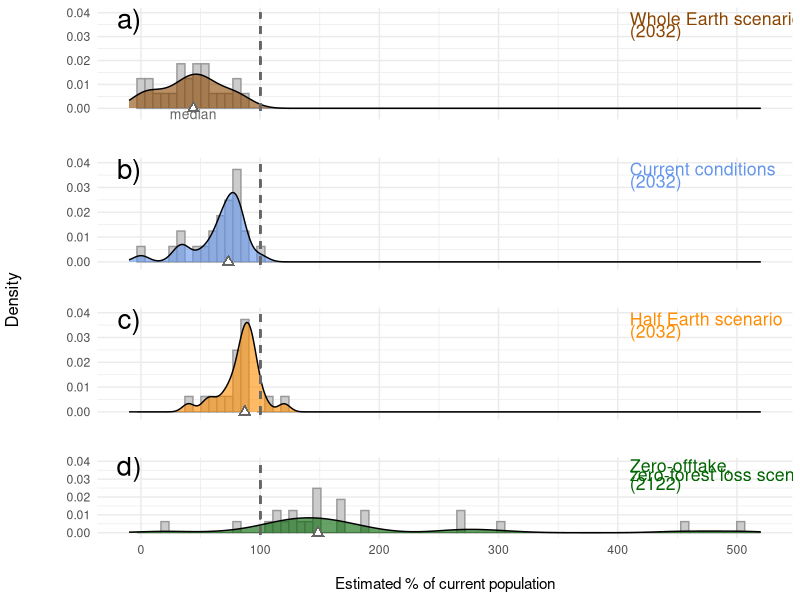
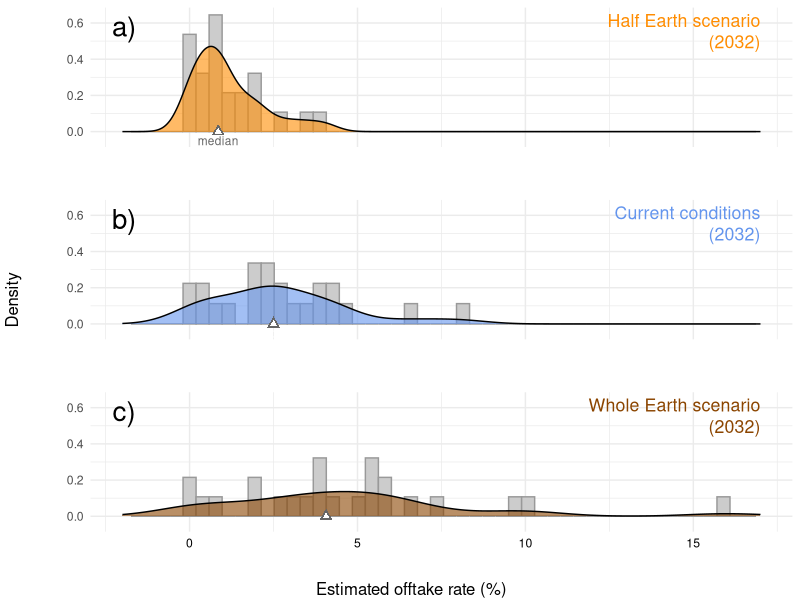
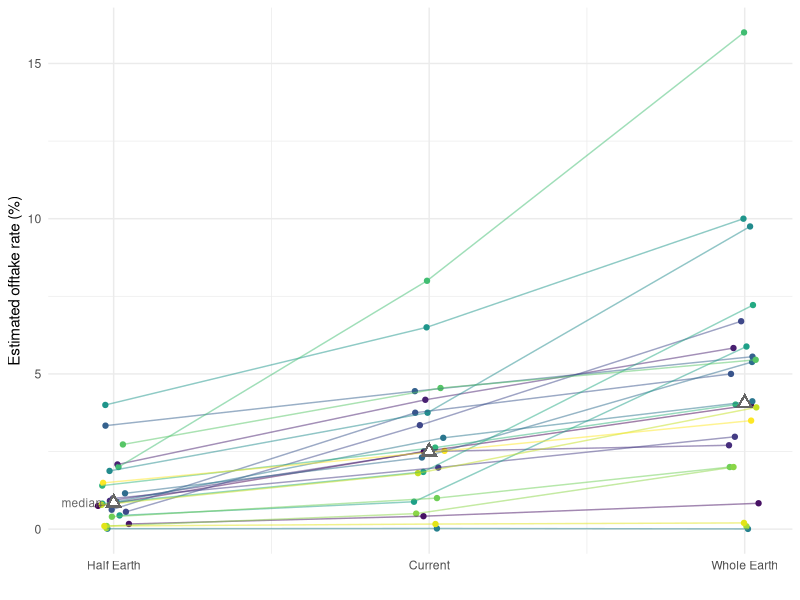

Reproduce these figures in R, in order.
## ---- chunk 1

library(tidyverse)
library(ggpubr)

## ---- chunk 2

d <- read_csv("data/data-2022-03-23.csv")
d <- d %>%
     pivot_longer(cols = -Names, names_to = 'Expert') %>%
     pivot_wider(names_from = Names, values_from = value)

## ---- chunk 3

# Absolute numbers quite variable:
mean(d$pop_current)
range(d$pop_current)
mean(d$offtake_current, na.rm = TRUE)
range(d$offtake_current, na.rm = TRUE)

# Relative effects broadly consistent, e.g.,
range(d$pop_2032_WE - d$pop_2032_current)
range(d$pop_2032_HE - d$pop_2032_current) 
range(d$offtake_WE - d$offtake_current, na.rm = TRUE) 
range(d$offtake_HE - d$offtake_current, na.rm = TRUE)

## ---- chunk 4

d$per_left_nochange <- 100 * d$pop_2032_current/d$pop_current
median(d$per_left_nochange)
range(d$per_left_nochange)

d$offtake_rate_current <- 100 * (d$offtake_current / d$pop_current)
median(d$offtake_rate_current, na.rm = TRUE)
range(d$offtake_rate_current, na.rm = TRUE)

## ---- chunk 5

d$per_left_HE       <- 100 * d$pop_2032_HE/d$pop_current
median(d$per_left_HE)
range(d$per_left_HE)

d$offtake_rate_HE      <- 100 * (d$offtake_HE / d$pop_current)
median(d$offtake_rate_HE)
range(d$offtake_rate_HE)

## ---- chunk 6

d$per_left_WE       <- 100 * d$pop_2032_WE/d$pop_current
median(d$per_left_WE)
range(d$per_left_WE)

d$offtake_rate_WE      <- 100 * (d$offtake_WE / d$pop_current)
median(d$offtake_rate_WE)
range(d$offtake_rate_WE)

## ---- chunk 7

d$per_2122          <- 100 * d$pop_2122/d$pop_current
median(d$per_2122)
range(d$per_2122)

## ---- chunk 8

col.NC <- "cornflowerblue"
col.HE <- "darkorange"
col.WE <- "darkorange4"
col.DR <- "darkgreen"

d$per_left_HE       <- 100 * d$pop_2032_HE/d$pop_current
d$per_left_nochange <- 100 * d$pop_2032_current/d$pop_current
d$per_left_WE       <- 100 * d$pop_2032_WE/d$pop_current
d$per_2122          <- 100 * d$pop_2122/d$pop_current

p1 <-ggplot(d, aes(x = per_left_WE)) +
     geom_histogram(aes(y = ..density..), bins = 80,
                    col = "gray60", fill = "gray80") +
     geom_density(alpha = 0.6, fill = col.WE) +
     geom_point(aes(x=median(per_left_WE), y=0), 
                pch = 17, colour = "gray40", size = 3) +
     geom_point(aes(x=median(per_left_WE), y=0), 
                pch = 17, colour = "white", size = 1.5) +
     geom_segment(aes(x = 100, y = -0.001,
                      xend = 100, yend = 0.04),
                      color = "gray40", lty = 2, lwd = 0.65) +
     xlab("") +
     ylab("\n") + 
     scale_x_continuous(limits = c(-10, 520),
                        breaks = c(0, 100, 200, 300, 400, 500)) +
     scale_y_continuous(limits =c(-0.0025, 0.04),
                        breaks = c(0, 0.01, 0.02, 0.03, 0.04)) +
     theme_minimal() +
     theme(axis.text.x = element_blank()) +
     annotate(geom = "text", x = 410, y = 0.0375, cex = 4.5,
              hjust = 0, label = "Whole Earth scenario", col = col.WE) +
     annotate(geom = "text", x = 410, y = 0.0325, cex = 4.5,
              hjust = 0,label = "(2032)", col = col.WE) +
     annotate(geom = "text", x = median(d$per_left_WE), y = -0.0025, 
              cex = 3.5, label = "median", col = "gray40") +
     annotate(geom = "text", x = -10, y = 0.0375, 
              cex = 7, label = "a)", col = "black")
    
p2 <- ggplot(d, aes(x = per_left_nochange)) +
     geom_histogram(aes(y = ..density..), bins = 80,
                    col = "gray60", fill = "gray80") +
     geom_density(alpha = 0.6, fill = col.NC) +
     geom_segment(aes(x = 100, y = -0.001,
                      xend = 100, yend = 0.04),
                      color = "gray40", lty = 2, lwd = 0.65) +    
     geom_point(aes(x = median(per_left_nochange), y = 0), 
                pch = 17, colour="gray40", size = 3) +
     geom_point(aes(x = median(per_left_nochange), y = 0), 
                pch = 17, colour="white", size = 1.5) +
     xlab("") +
     ylab("\n") + 
     scale_x_continuous(limits = c(-10, 520),
                        breaks = c(0, 100, 200, 300, 400, 500)) +
     scale_y_continuous(limits =c(-0.001, 0.04),
                        breaks = c(0, 0.01, 0.02, 0.03, 0.04)) +
     theme_minimal() +
     theme(axis.text.x = element_blank()) +
     annotate(geom = "text", x = 410, y = 0.0375, cex = 4.5,
              hjust = 0, label = "Current conditions", col = col.NC) +
     annotate(geom = "text", x = 410, y = 0.0325, cex = 4.5,
              hjust = 0, label = "(2032)", col = col.NC)+
     annotate(geom = "text", x = -10, y = 0.0375, 
             cex = 7, label = "b)", col = "black")

p3 <- ggplot(d, aes(x = per_left_HE)) +
     geom_histogram(aes(y = ..density..), bins = 80,
                    col = "gray60", fill = "gray80") +
     geom_density(alpha = 0.6, fill = col.HE) +
     geom_segment(aes(x = 100, y = -0.001,
                      xend = 100, yend = 0.04),
                      color = "gray40", lty = 2, lwd = 0.65) +
     geom_point(aes(x = median(per_left_HE), y = 0), 
                pch = 17, colour = "gray40", size = 3) +
     geom_point(aes(x = median(per_left_HE), y = 0), 
                pch = 17, colour="white", size = 1.5) +    
     theme_minimal() +
     theme(axis.text.x = element_blank()) +
     xlab("") +
     ylab("\n") + 
     scale_x_continuous(limits = c(-10, 520),
                        breaks = c(0, 100, 200, 300, 400, 500)) +
     scale_y_continuous(limits =c(-0.001, 0.04),
                        breaks = c(0, 0.01, 0.02, 0.03, 0.04)) +
     annotate(geom = "text", x = 410, y = 0.0375, cex = 4.5,
              hjust = 0, label = "Half Earth scenario", col = col.HE) +
     annotate(geom = "text", x = 410, y = 0.0325, cex = 4.5,
              hjust = 0, label = "(2032)", col = col.HE)+
     annotate(geom = "text", x = -10, y = 0.0375, 
              cex = 7, label = "c)", col = "black")
  
p4 <- ggplot(d, aes(x = per_2122)) +
     geom_histogram(aes(y = ..density..), bins = 80,
                    col = "gray60", fill = "gray80") +
     geom_density(alpha = 0.6, fill = col.DR) +
     geom_segment(aes(x = 100, y = -0.001,
                      xend = 100, yend = 0.04),
                      color = "gray40", lty = 2, lwd = 0.65) +
     geom_point(aes(x = median(per_2122), y = 0), 
                pch = 17, colour = "gray40", size = 3) +
     geom_point(aes(x=median(per_2122), y=0), 
                pch = 17, colour = "white", size = 1.5) + 
     theme_minimal() +
     xlim(-100, 400)+
     xlab("\nEstimated % of current population") + 
     ylab("\n") + 
     scale_x_continuous(limits = c(-10, 520),
                        breaks = c(0, 100, 200, 300, 400, 500)) +
     scale_y_continuous(limits =c(-0.001, 0.04),
                        breaks = c(0, 0.01, 0.02, 0.03, 0.04)) +
     annotate(geom = "text", x = 410, y = 0.0375, cex = 4.5,
              hjust = 0, label = "Zero-offtake,", col = col.DR) +
     annotate(geom = "text", x = 410, y = 0.0325, cex = 4.5,
              hjust = 0, label = "zero-forest loss scenario", col = col.DR)  +
     annotate(geom = "text", x = 410, y = 0.0275, cex = 4.5,
              hjust = 0, label = "(2122)", col = col.DR)+
     annotate(geom = "text", x = -10, y = 0.0375, 
              cex = 7, label = "d)", col = "black")

pdf("output/fig.02.pdf", height = 12, width = 10)

library(ggpubr)
figure <- ggarrange(p1, p2, p3, p4, 
                    ncol = 1, nrow = 4)
annotate_figure(figure,left = text_grob("Density",
                                 rot = 90))
dev.off()

## ---- chunk 9

col.NC <- "cornflowerblue"
col.HE <- "darkorange"
col.WE <- "darkorange4"
col.DR <- "darkgreen"

d$offtake_rate_current <- 100 * (d$offtake_current / d$pop_current)
d$offtake_rate_HE      <- 100 * (d$offtake_HE / d$pop_current)
d$offtake_rate_WE      <- 100 * (d$offtake_WE / d$pop_current)

scenarios <- cbind(d$offtake_rate_HE, 
                   d$offtake_rate_current, 
                   d$offtake_rate_WE)

my.cols         <- c(col.HE, col.NC, col.WE)
my.axis.cols    <- c("white","white", "black")
my.median.cols  <- c("gray40","white", "white")

my.xlims <- c(-2, max(scenarios, na.rm = TRUE)+1)
my.ylims <- c(-0.05, 0.65)

my.labels <- c("Half Earth scenario",
               "Current conditions",
               "Whole Earth scenario")
my.years1 <- c("(2032)", "(2032)", "(2032)")
my.panels <- c("a)", "b)", "c)")

my.plots <- list()

for (i in 1:3) {
   p <- eval(substitute(  
     ggplot(d, aes(x = scenarios[, i])) +
     geom_histogram(aes(y = ..density..), 
                    col = "gray60", 
                    fill = "gray80", 
                    bins = 50) +
     geom_density(alpha = 0.6, 
                  fill = my.cols[i]) +
     geom_point(aes(x = median(scenarios[, i], na.rm = TRUE), y = 0),
                pch = 17, colour="gray40", size = 3) +
     geom_point(aes(x = median(scenarios[, i], na.rm = TRUE), y = 0),
                pch = 17, colour="white", size = 1.5) +  
     annotate(geom = "text", 
              x = median(scenarios[, i], na.rm = TRUE),
              y = -0.05, position = 1,
              cex = 3, label = "median", col = my.median.cols[i]) +
     xlab("") + 
     ylab("\n") + 
     xlim(my.xlims[1], my.xlims[2]) +
     ylim(my.ylims[1], my.ylims[2]) +
     theme_minimal() +
     theme(axis.text.x = element_text(colour = my.axis.cols[i]),
           axis.title.x = element_text(colour = my.axis.cols[i])) +    
     annotate(geom = "text", 
              x = my.xlims[2],  y = 0.65,
              cex = 4.5,
              hjust = 1, vjust = 1,
              label = my.labels[i], col = my.cols[i]) + 
     annotate(geom = "text", 
              x = my.xlims[2], y = 0.64,
              cex = 4.5,
              hjust = 1, vjust = 2.5,
              label = my.years1[i], col = my.cols[i]) +
     annotate(geom = "text", x = -1.95, y = 0.58, 
              cex = 7, label = my.panels[i], col = "black")

     , list(i = i)))
     my.plots[[i]] <- p 
}  

pdf("output/fig.03.pdf", height = 10, width = 10)

figure <- ggarrange(my.plots[[1]], my.plots[[2]], my.plots[[3]],
                    ncol = 1, nrow = 3)
annotate_figure(figure, left = text_grob("Density",
                                 rot = 90),
                        bottom = text_grob("Estimated offtake rate (%)"))
dev.off()

## ---- chunk 10

d$offtake_rate_current <- 100 * (d$offtake_current / d$pop_current)
d$offtake_rate_HE      <- 100 * (d$offtake_HE / d$pop_current)
d$offtake_rate_WE      <- 100 * (d$offtake_WE / d$pop_current)

d2 <- as.data.frame(cbind(d$Expert, d$offtake_rate_HE, 
                          d$offtake_rate_current, d$offtake_rate_WE))

colnames(d2) <- c("Expert", "offtake_rate_HE", 
                  "offtake_rate_current", "offtake_rate_WE")

scenario <- c("offtake_rate_HE", "offtake_rate_current", "offtake_rate_WE")
num <- 1:3

crib <- as.data.frame(cbind(scenario, num))

d3 <- d2 %>% 
     gather(2:4, key = "scenario", value = "estimate") %>% 
     left_join(crib)

d3$jit_num <- jitter(as.numeric(d3$num), amount = 0.05)
d3$estimate <- as.numeric(d3$estimate)

pdf("output/fig.s02.pdf", height = 8, width = 10)

ggplot(d3, aes(x = jit_num, y = estimate)) +
     geom_point(aes(color = factor(Expert))) +
     geom_line(aes(group = factor(Expert),
                   color = factor(Expert)),
                   alpha = 0.5) +
     scale_color_viridis_d() + 
     xlab("") + 
     ylab("Estimated offtake rate (%)") + 
     theme_minimal() + 
     theme(legend.position = "none") +  
     scale_x_continuous(breaks = c(1,2,3),
                        labels = c("Half Earth", 
                                   "Current", 
                                   "Whole Earth")) +
     geom_point(aes(x = 1, y = median(d3$estimate[d3$num == "1"], na.rm = TRUE)),
                pch = 17, colour= "gray40", size = 4) +
     geom_point(aes(x = 1, y = median(d3$estimate[d3$num == "1"], na.rm = TRUE)),
                pch = 17, colour="white", size = 2) +
     geom_point(aes(x = 2, y = median(d3$estimate[d3$num == "2"], na.rm = TRUE)),
                pch = 17, colour= "gray40", size = 4) +
     geom_point(aes(x = 2, y = median(d3$estimate[d3$num == "2"], na.rm = TRUE)),
                pch = 17, colour="white", size = 2) +
     geom_point(aes(x = 3, y = median(d3$estimate[d3$num == "3"], na.rm = TRUE)),
                pch = 17, colour= "gray40", size = 4) +
     geom_point(aes(x = 3, y = median(d3$estimate[d3$num == "3"], na.rm = TRUE)),
                pch = 17, colour="white", size = 2) +
     annotate(geom = "text", x = 0.9,
               y = median(d3$estimate[d3$num == "1"], na.rm = TRUE), 
               position = 2, cex = 3, label = "median", col = "gray40")
dev.off()
